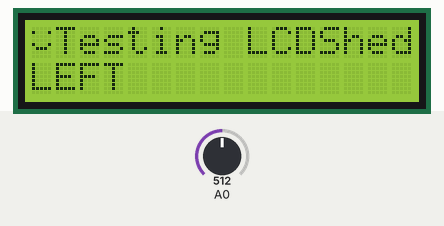
Recording of a sketch running on a simulated Arduino Uno, built with avr-gcc and run on an emulated ATmega328P. Shown: 16×2 character LCD. Inputs (shaded band) come from the test bench; at power-on: A0 = 512. What the sketch prints to the serial monitor is not drawn.

Above: at 1.2 s.
1.3 s: A0 set to 461
At 3.8 s:
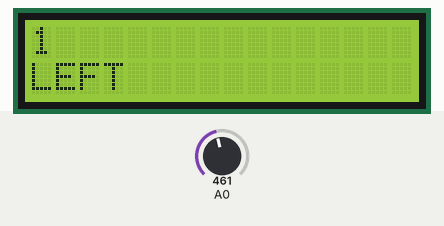
4.3 s: A0 set to 439
At 5.8 s:
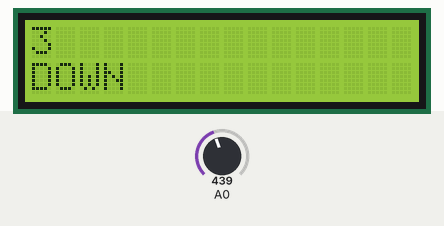
7.3 s: A0 set to 262
9.5 s: A0 set to 240
At 10.8 s:
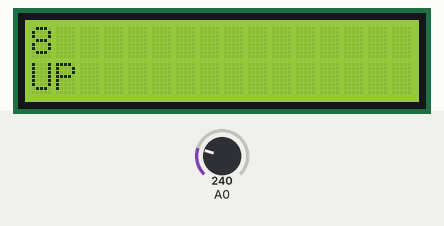
12.5 s: A0 set to 54
14.5 s: A0 set to 44
At 15.7 s:
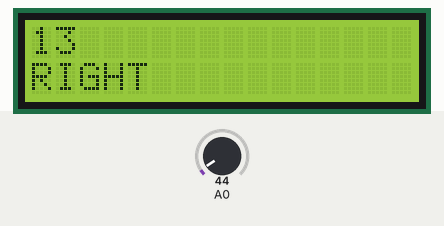
Timing chart, 0 to 17.5 s (numbered marks = the images above; inputs shaded):
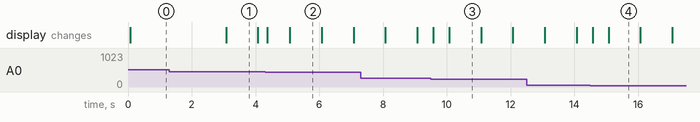

The sketch:

LCDSched.ino
```cpp
/*
  Arduino 16x2 LCD with buttons example working with the Arkhipenko/TaskScheduler

This is a very simple example on using the arkhipendo/TaskScheduler https://github.com/arkhipenko/TaskScheduler and the LCD/button shield. The intent is to comment the sketch file and understand how github works by testing pull requests.
I assume a Branch is for major versions.
Serial.print and println are used for debugging.
2016 Marc Pouliot
Note . initial master does not have comments.
personal note : but since I did not create a branch right away in github, this version is not available anymore.)
*/
#include <TaskScheduler.h>  // library from https://github.com/arkhipenko/TaskScheduler
// callback routines
void tInputCallback();
void tCommandCallback();
void tTimerCallback();


Task tInput(100,TASK_FOREVER,&tInputCallback);  // input from buttons
Task tCommand(200,1,&tCommandCallback);         // issue the command
Task tTimer(1000,TASK_FOREVER,&tTimerCallback); // free running timer

Scheduler runner;            // THE Scheduler

//______________________________________

#include <EEPROM.h>         // future use. check if this generates errors on compile
#include <LiquidCrystal.h>
LiquidCrystal lcd(8, 9, 4, 5, 6, 7);           // select the pins used on the LCD panel

int LCDKey     = 0;
int adValue  = 0;         // Analog to digital value, read on input.

// NOTE : if backlit is used with this module, other a/d lines may not work properly,
// ... I lifted pin 10 since I had problems reading consisetnt temperature sensor

#define BTNRIGHT  0
#define BTNUP     1
#define BTNDOWN   2
#define BTNLEFT   3
#define BTNSELECT 4
#define BTNNONE   5

byte smiley[8] = {
  B00000,
  B10001,
  B00000,
  B00000,
  B10001,
  B01110,
  B00000,
};
// function definitions
int adcToButtons();

//______________________________________

void setup() {
  lcd.createChar(0, smiley);
  lcd.begin(16, 2);               // start the library  COL ROW
  lcd.setCursor(0, 0);            // set the LCD cursor   position
  lcd.write(byte(0));             //smiley
  stringToLCD(0,1,"Testing LCDShed",15);  // print a simple message on the LCD
  Serial.begin(115200);
  Serial.println("Scheduler TEST");

  runner.init();

  runner.addTask(tInput);     // read buttons
  tInput.enable();

  runner.addTask(tTimer);
  tTimer.enableDelayed(3000); // WAIT 3 seconds, start seconds timer

  runner.addTask(tCommand);   // react to command

  }
//______________________________________

void loop() {
  // put your main code here, to run repeatedly:
  runner.execute();  // the scheduler greatly simplifies the loop and timing.
}
//______________________________________

void tInputCallback(){
LCDKey = adcToButtons();
Serial.print("input callB ");
Serial.println((int)adValue);

tCommand.setIterations(1);
tCommand.enable();
}
//______________________________________

int adcToButtons() {              // read the buttons
  adValue = analogRead(0);       // read the value from the sensor

  // my buttons when read are centered at these valies: 0, 144, 329, 504, 741
  // we add approx 50 to those values and check to see if we are close
  // We make this the 1st option for speed reasons since it will be the most likely result

  if (adValue > 1000) return BTNNONE;

  // For V1.1 us this threshold
  if (adValue < 50)   return BTNRIGHT;
  if (adValue < 250)  return BTNUP;
  if (adValue < 450)  return BTNDOWN;
  if (adValue < 650)  return BTNLEFT;
  if (adValue < 850)  return BTNSELECT;
  return BTNNONE;                // when all others fail, return this.
}
//______________________________________

void tCommandCallback()
{
  lcd.setCursor(0, 1);
  Serial.println("Cmd callB");
  switch (LCDKey) {              // depending on which button was pushed, we perform an action

    case BTNRIGHT: {            //  push button "RIGHT" and show the word on the screen
        lcd.print("RIGHT ");
        break;
      }
    case BTNLEFT: {
        lcd.print("LEFT   "); //  push button "LEFT" and show the word on the screen
        break;
      }
    case BTNUP: {
        lcd.print("UP    ");  //  push button "UP" and show the word on the screen
        break;
    }

    case BTNDOWN: {
        lcd.print("DOWN  ");  //  push button "DOWN" and show the word on the screen
        break;
      }
    case BTNSELECT: {
        lcd.print("SELECT");  //  push button "SELECT" and show the word on the screen
        break;
      }
    case BTNNONE: {
        lcd.print("NONE  ");  //  No action  will show "None" on the screen
        break;
      }
  }
}
//______________________________________

void stringToLCD( int row,int col, String string, int blanks)
{
  // Blank and display the string at row, col (starts with 0.)
  // If blanks = -1 use String length to erase characters beforehand
  // otherwise erase just (number of) blanks spaces.
  int i;
  String blankStr="";
  lcd.setCursor(col,row); // initial call reverse logic.  should be row col.
  if (blanks == -1){
    blanks = string.length();
  }
  for (i = 0 ; i< blanks; i++){
    blankStr += " ";
  }
  lcd.print(blankStr);
  lcd.setCursor(col,row);
  lcd.print(string);
}
//______________________________________

void tTimerCallback(){
  // just add the seconds and display
static int value=0;
  value+=1;
  Serial.println("Timer");
  stringToLCD(0,0,(String)value,16);

}
```

Measured:
- the behaviour switches between 450 and 449 on A0 (found by bisection; images 1 and 2)
- the behaviour switches between 250 and 249 on A0 (found by bisection; images 2 and 3)
- the behaviour switches between 50 and 49 on A0 (found by bisection; images 3 and 4)
- after the input at 4.3 s, the display: first changes after 0.07 s (image 2 shows a later state)
- after the input at 9.5 s, the display: first changes after 0.07 s (image 3 shows a later state)
- after the input at 14.5 s, the display: first changes after 0.07 s (image 4 shows a later state)
- what the display in image 1 shows lasts 1.0 s, from 3.1 s to 4.1 s
